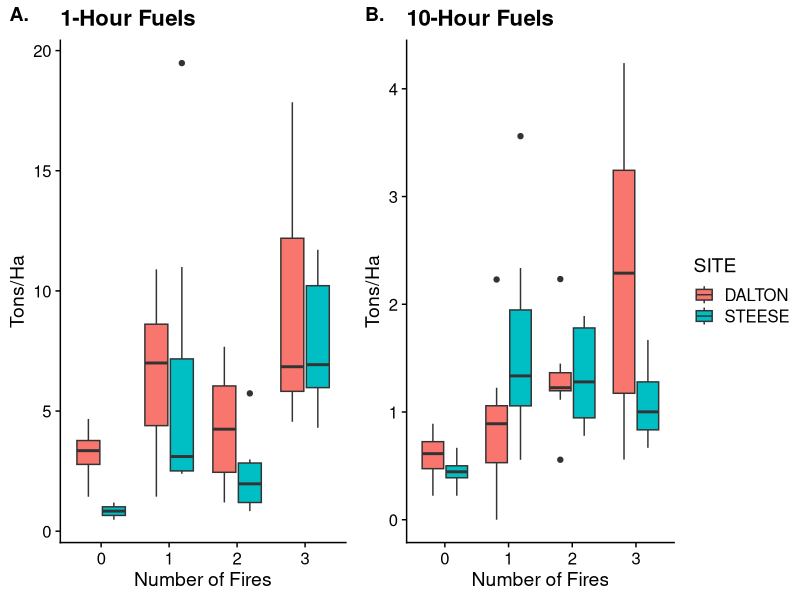
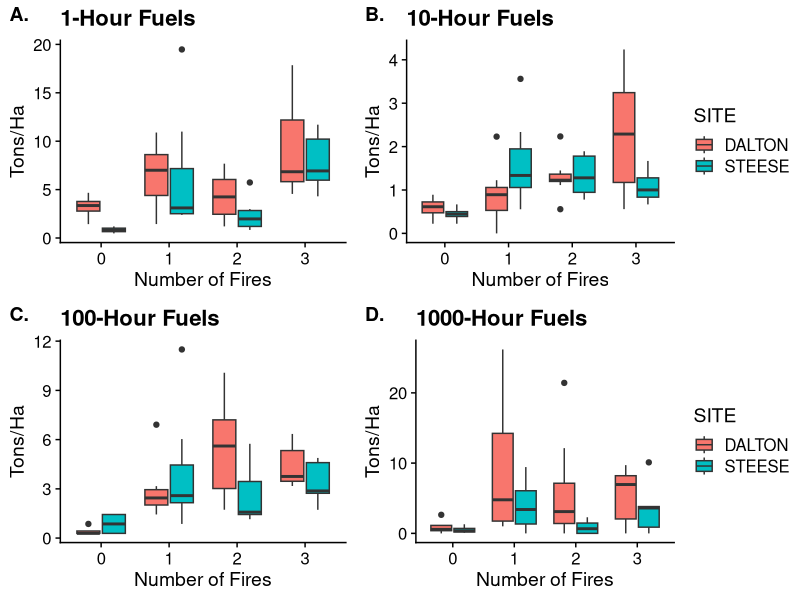

The R source for these figures, in order:
# playing with CWD in tons/ha

library(ggplot2)
library(cowplot)
theme_set(theme_cowplot())
library(tidyverse)
library(here)

cwd <- read.csv(here("data/cwd_tons.h.csv"))

head(cwd)

one_plot <- ggplot(cwd, aes(x = as.factor(TREAT), y = X1HR_TONS.H, fill = SITE)) + geom_boxplot() + 
  labs(x = "Number of Fires", y = "Tons/Ha", title = "1-Hour Fuels")+ theme(legend.position = "none")

ten_plot <- ggplot(cwd, aes(x = as.factor(TREAT), y = X10HR_TONS.H, fill = SITE)) + geom_boxplot() + 
  labs(x = "Number of Fires", y = "Tons/Ha", title = "10-Hour Fuels") 

hund_plot <- ggplot(cwd, aes(x = as.factor(TREAT), y = X100HR_TONS.H, fill = SITE)) + geom_boxplot() + 
  labs(x = "Number of Fires", y = "Tons/Ha", title = "100-Hour Fuels") + theme(legend.position = "none")

thou_plot <- ggplot(cwd, aes(x = as.factor(TREAT), y = X1000HR_TONS.H, fill = SITE)) + geom_boxplot() + 
  labs(x = "Number of Fires", y = "Tons/Ha", title = "1000-Hour Fuels")

top <- plot_grid(ncol = 2, nrow = 1, one_plot, ten_plot, rel_widths = c(1,1.25),
                 labels = c("A.", "B."))
top
bottom <- plot_grid(ncol = 2, nrow = 1, hund_plot, thou_plot, rel_widths = c(1,1.25),
                    labels = c("C.", "D."))

plot_grid(top, bottom, nrow = 2, ncol = 1)
